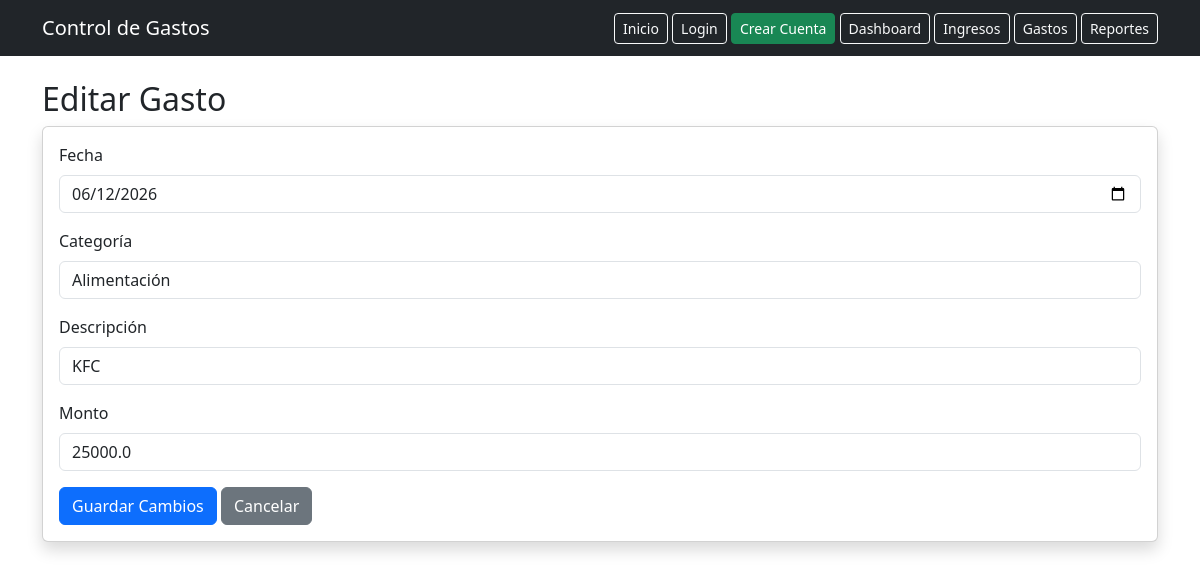
Screenshot of /expenses/edit/1 (signed in) with the database file from the repository.
### models/expense.py (models this page shows)
class Expense(db.Model):
    __tablename__ = "expenses"
    id = db.Column(db.Integer, primary_key=True)
    user_id = db.Column(
        db.Integer,
        db.ForeignKey("users.id"),
        nullable=False
    )
    date = db.Column(db.Date, nullable=False)
    category = db.Column(db.String(100), nullable=False)
    description = db.Column(db.String(150), nullable=False)
    amount = db.Column(db.Float, nullable=False)

### app.py (the view, shortened to what this page needs)
@app.route("/expenses/edit/<int:expense_id>", methods=["GET", "POST"])
def edit_expense(expense_id):
    protected = login_required()
    if protected:
        return protected
    expense = Expense.query.filter_by(
        id=expense_id,
        user_id=session["user_id"]
    ).first()
    if not expense:
        flash("Gasto no encontrado.", "danger")
        return redirect("/expenses")
    return render_template(
        "edit_expenses.html",
        expense=expense
    )

### app.py (called while the page is built)
def login_required():
    if "user_id" not in session:
        flash("Debes iniciar sesión para acceder.", "warning")
        return redirect("/login")
    return None

### templates/edit_expenses.html (shortened to what this page needs)
{% extends "base.html" %}
{% block content %}
<h2>Editar Gasto</h2>
<div class="card shadow">
    <div class="card-body">
        <form method="POST" action="/expenses/edit/{{ expense.id }}">
            <div class="mb-3">
                <label class="form-label">Fecha</label>
                <input
                    type="date"
                    name="date"
                    class="form-control"
                    value="{{ expense.date }}"
                    required>
            </div>
            <div class="mb-3">
                <label class="form-label">Categoría</label>
                <select name="category" class="form-control" required>
                    <option value="Alimentación" {% if expense.category == "Alimentación" %}selected{% endif %}>Alimentación</option>
                </select>
            </div>
            <div class="mb-3">
                <label class="form-label">Descripción</label>
                <input
                    type="text"
                    name="description"
                    class="form-control"
                    value="{{ expense.description }}"
                    required>
            </div>
            <div class="mb-3">
                <label class="form-label">Monto</label>
                <input
                    type="number"
                    name="amount"
                    step="0.01"
                    class="form-control"
                    value="{{ expense.amount }}"
                    required>
            </div>
            <button type="submit" class="btn btn-primary">
                Guardar Cambios
            </button>
            <a href="/expenses" class="btn btn-secondary">
                Cancelar
            </a>
        </form>
    </div>
</div>
{% endblock %}

### rows the page displays
Expense: date "06/12/2026", category "Alimentación", description "KFC", amount "25000.0"
